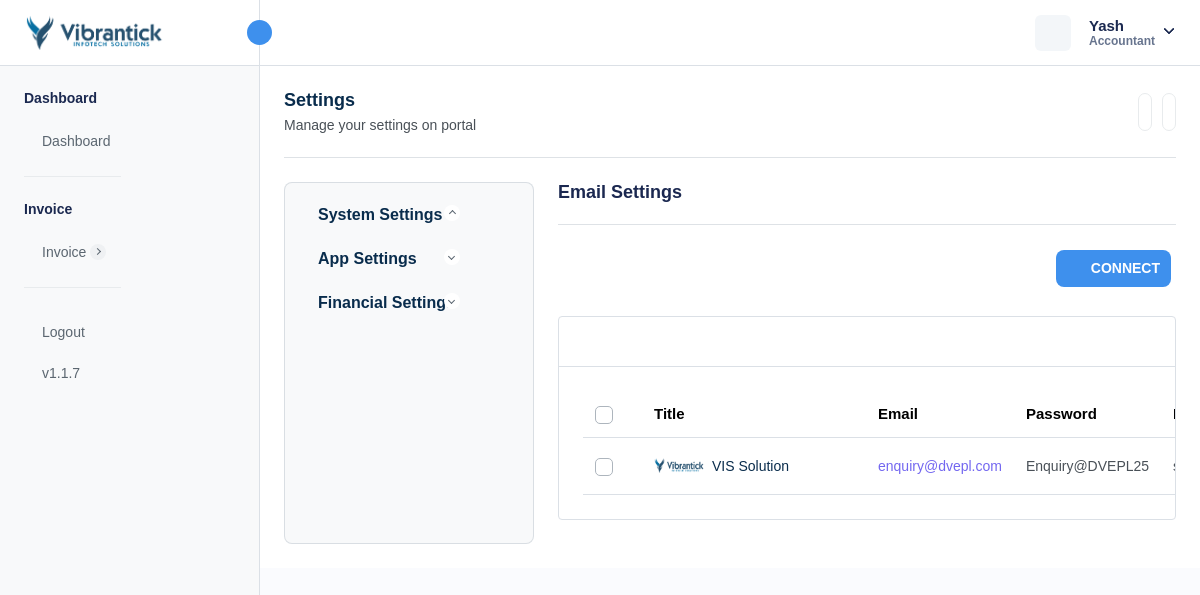
/email-settings.php (signed in), run on the app's committed database.
### tables this page shows
CREATE TABLE `company_settings` (
  `company_id` int NOT NULL AUTO_INCREMENT,
  `company_name` varchar(255) DEFAULT NULL,
  `company_email` varchar(255) DEFAULT NULL,
  `company_phone` varchar(20) DEFAULT NULL,
  `company_website` varchar(255) DEFAULT NULL,
  `company_logo` varchar(255) DEFAULT NULL,
  `favicon` varchar(255) DEFAULT NULL,
  `address` text,
  `country` varchar(100) DEFAULT NULL,
  `state` varchar(100) DEFAULT NULL,
  `city` varchar(100) DEFAULT NULL,
  `postal_code` varchar(20) DEFAULT NULL,
  `created_at` timestamp NULL DEFAULT CURRENT_TIMESTAMP,
  `updated_at` timestamp NULL DEFAULT CURRENT_TIMESTAMP ON UPDATE CURRENT_TIMESTAMP,
  PRIMARY KEY (`company_id`)
);

CREATE TABLE `email_settings` (
  `email_settings_id` int NOT NULL AUTO_INCREMENT,
  `email_from_title` varchar(255) NOT NULL,
  `email_address` varchar(255) NOT NULL,
  `email_password` varchar(155) NOT NULL,
  `email_host` varchar(155) NOT NULL,
  `email_port` int NOT NULL,
  `is_active` int DEFAULT '1',
  `created_at` timestamp NULL DEFAULT CURRENT_TIMESTAMP,
  `update_at` timestamp NULL DEFAULT NULL ON UPDATE CURRENT_TIMESTAMP,
  `logo_url` varchar(255) DEFAULT NULL,
  `support_email` varchar(255) DEFAULT NULL,
  `phone` varchar(45) DEFAULT NULL,
  `address_line1` longtext,
  `ig_url` longtext,
  `fb_url` longtext,
  `linkedin_url` longtext,
  PRIMARY KEY (`email_settings_id`),
  UNIQUE KEY `email_address_UNIQUE` (`email_address`)
);

### email-settings.php (the view, shortened to what this page needs)
<?php
require './database/config.php';
try {
    $stmtFetch = $db->prepare("SELECT * FROM email_settings");
    $stmtFetch->execute();
    $emailSettingData = $stmtFetch->get_result()->fetch_all(MYSQLI_ASSOC);
    $stmtFetchCompanySettings = $db->prepare("SELECT * FROM company_settings");
    $stmtFetchCompanySettings->execute();
    $companySettings = $stmtFetchCompanySettings->get_result()->fetch_array(MYSQLI_ASSOC);
} catch (Exception $e) {
    $_SESSION['error'] = $e->getMessage();
}
?>
<!DOCTYPE html>
<html lang="en">
<head>
    <link rel="stylesheet" href="assets/css/bootstrap.min.css">
    <link rel="stylesheet" href="assets/css/animate.css">
    <link rel="stylesheet" href="assets/plugins/select2/css/select2.min.css">
    <link rel="stylesheet" href="assets/plugins/summernote/summernote-bs4.min.css">
    <link rel="stylesheet" href="assets/css/bootstrap-datetimepicker.min.css">
    <link rel="stylesheet" href="assets/css/dataTables.bootstrap5.min.css">
    <link rel="stylesheet" href="assets/plugins/fontawesome/css/fontawesome.min.css">
    <link rel="stylesheet" href="assets/plugins/fontawesome/css/all.min.css">
    <link rel="stylesheet" href="assets/css/style.css">
    <link rel="stylesheet" href="https://cdn.jsdelivr.net/npm/notyf@3/notyf.min.css" />
</head>
<body>
    <div class="main-wrapper">
        <div class="header">
            <?php require_once("header.php"); ?>
        </div>
        <div class="sidebar" id="sidebar">
            <?php require_once("sidebar.php"); ?>
        </div>
        <div class="page-wrapper">
            <div class="content settings-content">
                <div class="page-header settings-pg-header">
                    <div class="add-item d-flex">
                        <div class="page-title">
                            <h4>Settings</h4>
                            <h6>Manage your settings on portal</h6>
                        </div>
                    </div>
                    <ul class="table-top-head">
                        <li>
                            <a data-bs-toggle="tooltip" data-bs-placement="top" title="Refresh"></a>
                        </li>
                        <li>
                            <a data-bs-toggle="tooltip" data-bs-placement="top" title="Collapse" id="collapse-header"></a>
                        </li>
                    </ul>
                </div>
                <div class="row">
                    <div class="col-xl-12">
                        <div class="settings-wrapper d-flex">
                            <div class="sidebars settings-sidebar theiaStickySidebar" id="sidebar2">
                                <div class="sidebar-inner slimscroll">
                                    <div id="sidebar-menu5" class="sidebar-menu">
                                        <ul>
                                            <li class="submenu-open">
                                                <?php
                                                require("./settings-siderbar.php");
                                                ?>
                                            </li>
                                        </ul>
                                    </div>
                                </div>
                            </div>
                            <div class="settings-page-wrap w-50">
                                <div class="setting-title">
                                    <h4>Email Settings</h4>
                                </div>
                                <div class="page-header bank-settings justify-content-end">
                                    <div class="page-btn">
                                        <a href="#" class="btn btn-added" data-bs-toggle="modal"
                                            data-bs-target="#smtp-mail"><i data-feather="tool"
                                                class="me-2"></i>Connect</a>
                                    </div>
                                </div>
                                <div class="row">
                                    <div class="col-lg-12">
                                        <div class="card table-list-card">
                                            <div class="card-body">
                                                <div class="table-top">
                                                    <div class="search-set">
                                                        <div class="search-input">
                                                            <a href="" class="btn btn-searchset"></a>
                                                        </div>
                                                    </div>
                                                </div>
                                                <div class="table-responsive">
                                                    <table class="table datanew">
                                                        <thead>
                                                            <tr>
                                                                <th class="no-sort">
                                                                    <label class="checkboxs">
                                                                        <span class="checkmarks"></span>
                                                                    </label>
                                                                </th>
                                                                <th>Title</th>
                                                                <th>Email</th>
                                                                <th>Password</th>
                                                                <th>Host</th>
                                                            </tr>
                                                        </thead>
                                                        <tbody>
                                                            <?php foreach ($emailSettingData as $data): ?>
                                                                <tr>
                                                                    <td>
                                                                        <label class="checkboxs">
                                                                            <span class="checkmarks"></span>
                                                                        </label>
                                                                    </td>
                                                                    <td class="">
                                                                        <div class="productimgname">
                                                                            <a href="javascript:void(0);"
                                                                                class="product-img stock-img">
                                                                                <img src="<?= !empty($emailSettingData[0]["logo_url"]) ? $emailSettingData[0]["logo_url"] : "assets/img/products/stock-img-01.png" ?>"
                                                                                    alt="product">
                                                                            </a>
                                                                            <a href="javascript:void(0);"><?php echo $data['email_from_title'] ?>
                                                                            </a>
                                                                        </div>
                                                                    </td>
                                                                    <td class="ref-number">
                                                                        <?php echo $data['email_address'] ?>
                                                                    </td>
                                                                    <td><?php echo $data['email_password'] ?></td>
                                                                    <td><?php echo $data['email_host'] ?></td>
                                                                </tr>
                                                            <?php endforeach; ?>
                                                        </tbody>
                                                    </table>
                                                </div>
                                            </div>
                                        </div>
                                    </div>
                                </div>
                            </div>
                        </div>
                    </div>
                </div>
            </div>
        </div>
    </div>
</body>
</html>

### header.php (shortened to what this page needs)
<div class="header">
    <div class="header-left active">
        <a href="<?= getenv("BASE_URL") . "dashboard" ?>" class="logo logo-normal">
            <img src="<?= isset($companySettings['company_logo']) ? $companySettings['company_logo'] : "assets/img/logo/vis-logo.png" ?>"
                alt="" />
        </a>
        <a id="toggle_btn" href="javascript:void(0);">
            <i data-feather="chevrons-left" class="feather-16"></i>
        </a>
    </div>
    <ul class="nav user-menu">
        <li class="nav-item nav-item-box">
            <a href="javascript:void(0);" id="btnFullscreen">
            </a>
        </li>
        <li class="nav-item dropdown has-arrow main-drop">
            <a href="javascript:void(0);" class="dropdown-toggle nav-link userset" data-bs-toggle="dropdown">
                <span class="user-info">
                    <span class="user-detail">
                        <span
                            class="user-name"><?php echo isset($_SESSION['admin_name']) ? $_SESSION['admin_name'] : "Vibrantick" ?></span>
                        <span
                            class="user-role"><?php echo isset($_SESSION['admin_role']) ? $_SESSION['admin_role'] : "Admin" ?></span>
                    </span>
                </span>
            </a>
        </li>
    </ul>
</div>

### data on the page
company_settings: company_logo (picture)
email_settings: logo_url (picture), email_from_title "VIS Solution", email_address "enquiry@dvepl.com", email_password "Enquiry@DVEPL25"

### other printed values
$_SESSION['admin_name'] "Yash"
$_SESSION['admin_role'] "Accountant"
